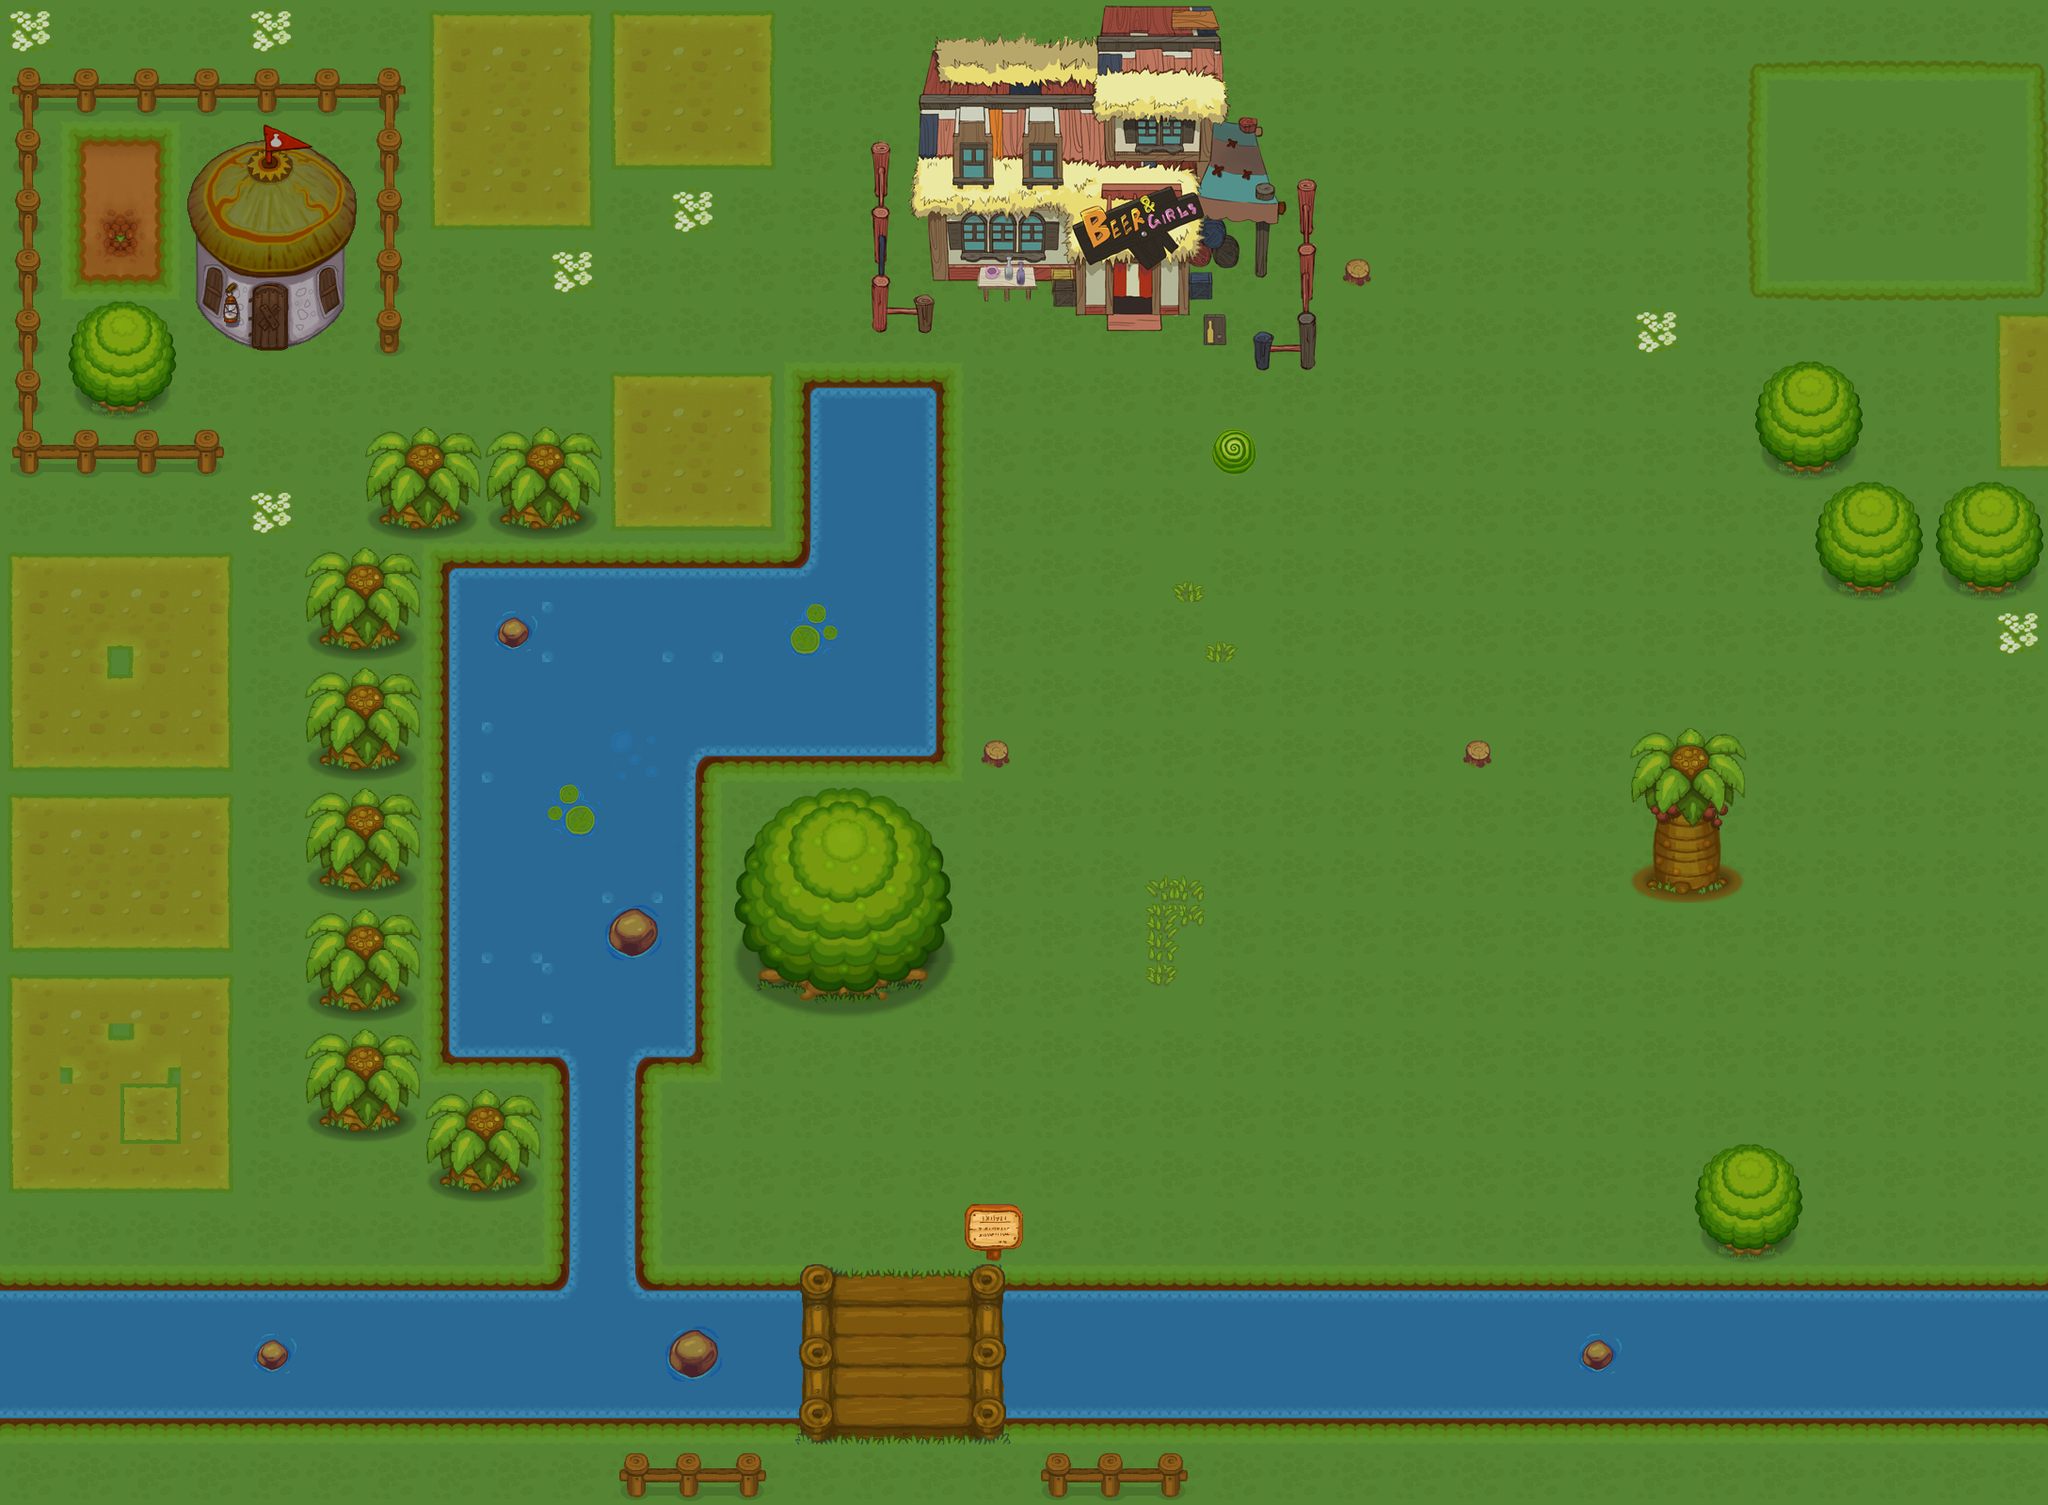

This game map was drawn from its Tiled (.tmx) file and the tilesets committed beside it. A one-line description and the trimmed map source follow:
An orthogonal 34x25 tile map with 64x64 px tiles, 3 tile layers (块层 1, 块层 2, 层 3), 3 tilesets and 19 objects (npc).

<map version="1.0" orientation="orthogonal" width="34" height="25" tilewidth="64" tileheight="64">
 <tileset firstgid="1" name="ForestTiles" tilewidth="64" tileheight="64">
  <image source="ForestTiles.png" width="384" height="5440" />
 </tileset>
 <tileset firstgid="511" name="BuildingsTiles2" tilewidth="64" tileheight="64">
  <image source="BuildingsTiles2.png" width="960" height="1408" />
 </tileset>
 <tileset firstgid="841" name="UtilsTiles" tilewidth="64" tileheight="64">
  <image source="UtilsTiles.png" width="384" height="960" />
 </tileset>
 <layer name="块层 1" width="34" height="25">
  <data>[850 cells, 850 non-empty, 1 distinct tile ids]</data>
 </layer>
 <layer name="块层 2" width="34" height="25">
  <data>[850 cells, 397 non-empty, 104 distinct tile ids]</data>
 </layer>
 <layer name="层 3" width="34" height="25">
  <data>[850 cells, 86 non-empty, 75 distinct tile ids]</data>
 </layer>
 <objectgroup name="pz_123" width="34" height="25">
  <object x="1742" y="793">
   <polyline points="-4,-2 50,-16 102,-6 109,51 73,71 14,65 -5,58" />
  </object>
  <object x="1823" y="864">
   <polyline points="6,-2 2,79 -32,82 -64,81 -65,-4" />
  </object>
  <object x="2164" y="625">
   <polyline points="0,0 -217,1 -237,-54 -215,-106 -174,-114 -8,-109" />
  </object>
  <object x="1936" y="502">
   <polyline points="0,0 -38,-4 -74,-47 -54,-104 -14,-117 24,-105 40,-55" />
  </object>
  <object x="2164" y="320">
   <polyline points="8,-4 -303,-3 -302,-253 6,-254" />
  </object>
  <object x="1832" y="1333">
   <polyline points="0,0 -28,-36 -28,-92 17,-115 63,-100 81,-57 54,-3" />
  </object>
  <object x="2169" y="1509">
   <polyline points="0,0 -1125,2 -1126,-152 1,-144" />
  </object>
  <object x="8" y="1369">
   <polyline points="0,0 859,-2 857,134 1,138" />
  </object>
  <object x="599" y="1364">
   <polyline points="0,0 -1,-233 81,-233 81,-1" />
  </object>
  <object x="473" y="1122">
   <polyline points="0,0 0,-526 377,-525 379,-714 526,-713 525,-321 272,-317 269,7" />
  </object>
  <object x="987" y="352">
   <polyline points="0,14 -61,14 -62,-186 -45,-186 -46,-17 -1,-18" />
  </object>
  <object x="1099" y="297">
   <polyline points="0,13 -6,37 -55,37 -61,14 -111,13 -113,-55 -130,-56 -130,-101 -124,-117 -125,-175 -110,-239 64,-236 74,-278 182,-275 192,-257 203,-189 200,-153 232,-149 263,-65 256,-44 247,-44 245,11 234,9 234,-48 197,-49 214,-28 214,-1 164,-3 163,8 187,6 188,34 163,34 165,50 133,51 82,53 44,53 45,42 21,41 17,15" />
  </object>
  <object x="1278" y="349">
   <polyline points="0,0 23,1 23,32 0,32" />
  </object>
  <object x="942" y="1062">
   <polyline points="0,0 -91,1 -134,-19 -162,-97 -153,-143 -136,-175 -93,-214 -41,-225 1,-214 45,-179 67,-138 67,-85 47,-44" />
  </object>
  <object x="1255" y="1590">
   <polyline points="0,0 -153,2 -153,-44 2,-43" />
  </object>
  <object x="662" y="1547">
   <polyline points="0,0 152,1 149,46 -3,43" />
  </object>
  <object x="1029" y="1282">
   <polyline points="0,0 47,0 56,10 56,37 48,45 35,45 34,57 20,58 20,46 3,45 -3,38 -4,10" />
  </object>
  <object x="1335" y="402">
   <polyline points="0,0 60,2 58,-197 42,-197 45,-25 -1,-26" />
  </object>
 </objectgroup>
 <objectgroup name="obj" width="34" height="25">
  <object name="npc1" type="npc" x="1638" y="1136" width="28" height="24">
   <properties>
    <property name="" value="" />
    <property name="offsetx" value="-123" />
   </properties>
   <ellipse />
  </object>
 </objectgroup>
</map>